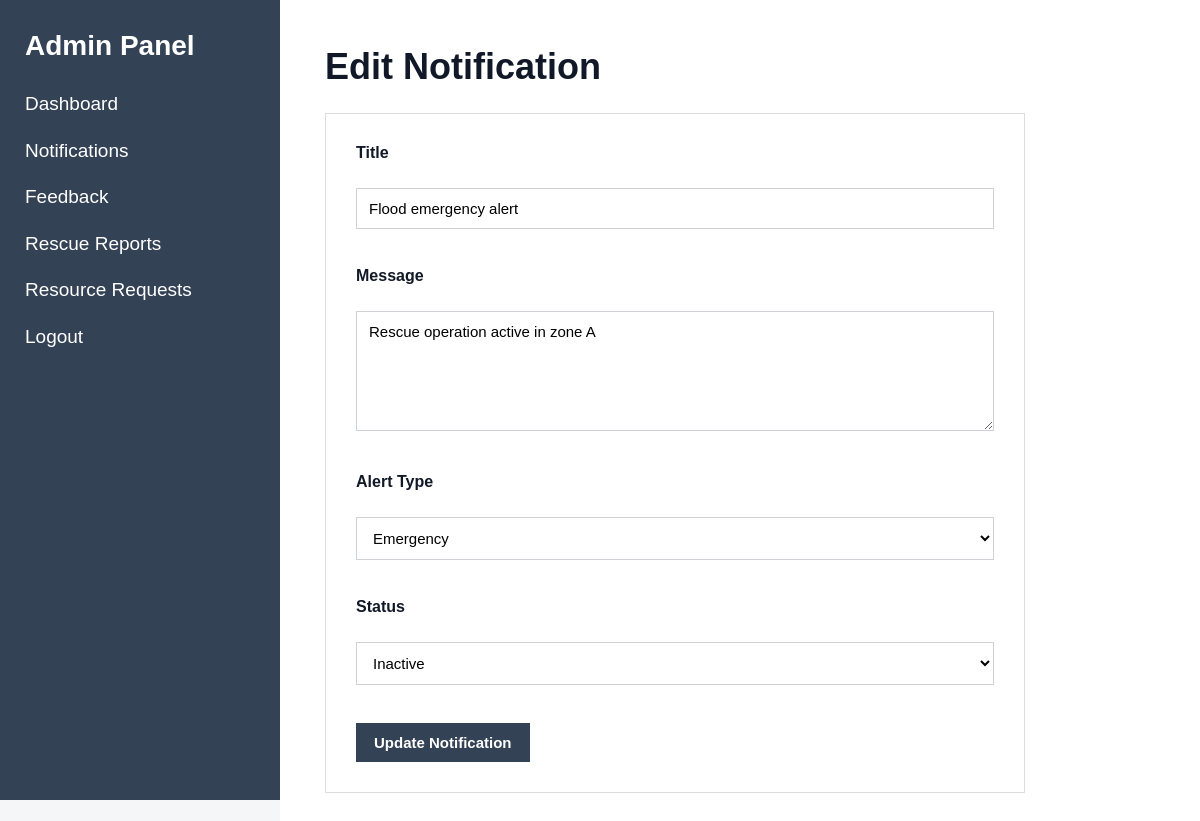
Page /index.php?page=notification-edit&id=2 (signed in) on the committed database.
### tables this page shows
CREATE TABLE `notifications` (
  `id` int(11) NOT NULL,
  `created_by` int(11) NOT NULL,
  `title` varchar(150) NOT NULL,
  `message` text NOT NULL,
  `alert_type` enum('normal','important','emergency') NOT NULL DEFAULT 'normal',
  `status` enum('active','inactive') NOT NULL DEFAULT 'active',
  `created_at` timestamp NOT NULL DEFAULT current_timestamp(),
  `updated_at` timestamp NOT NULL DEFAULT current_timestamp() ON UPDATE current_timestamp()
);

### models/NotificationModel.php (called while the page is built, shortened)
<?php
function getNotificationById($conn, $id)
{
    $sql = "SELECT *
            FROM notifications
            WHERE id = ?
            LIMIT 1";
    $stmt = mysqli_prepare($conn, $sql);
    mysqli_stmt_bind_param($stmt, "i", $id);
    mysqli_stmt_execute($stmt);
    $result = mysqli_stmt_get_result($stmt);
    $notification = mysqli_fetch_assoc($result);
    return $notification;
}

### views/admin/notifications/edit.php (the view, shortened to what this page needs)
<?php require_once "views/partials/header.php"; ?>
<?php require_once "views/partials/sidebar.php"; ?>
<div class="content">
    <h1>Edit Notification</h1>
    <form
        method="POST"
        action="index.php?page=notification-edit&id=<?php echo (int)$notification['id']; ?>"
    >
        <div>
            <label for="title">
                Title
            </label>
            <br>
            <input
                type="text"
                id="title"
                name="title"
                maxlength="150"
                value="<?php echo htmlspecialchars($notification['title']); ?>"
                required
            >
        </div>
        <br>
        <div>
            <label for="message">
                Message
            </label>
            <br>
            <textarea
                id="message"
                name="message"
                rows="5"
                required
            ><?php echo htmlspecialchars($notification['message']); ?></textarea>
        </div>
        <br>
        <div>
            <label for="alert_type">
                Alert Type
            </label>
            <br>
            <select
                id="alert_type"
                name="alert_type"
            >
                <option
                    value="emergency"
                    <?php echo $notification['alert_type'] === 'emergency' ? 'selected' : ''; ?>
                >
                    Emergency
                </option>
            </select>
        </div>
        <br>
        <div>
            <label for="status">
                Status
            </label>
            <br>
            <select
                id="status"
                name="status"
            >
                <option
                    value="inactive"
                    <?php echo $notification['status'] === 'inactive' ? 'selected' : ''; ?>
                >
                    Inactive
                </option>
            </select>
        </div>
        <br>
        <button type="submit">
            Update Notification
        </button>
    </form>
</div>
<?php require_once "views/partials/footer.php"; ?>

### assets/css/style.css (style rules this page uses)
* { box-sizing: border-box; }
body { margin: 0; font-family: Arial, Helvetica, sans-serif; background: #f5f6f8; color: #1f2937; }
.content { margin-left: 280px; padding: 45px; min-height: 100vh; background: white; }
.content h1 { margin-top: 0; margin-bottom: 20px; font-size: 36px; line-height: 1.2; color: #111827; }
.content>form, .card form { max-width: 700px; }
.content>form { border: 1px solid #dddddd; padding: 30px; margin-top: 25px; background: white; }
.content>form div, .card form div { margin-bottom: 20px; }
label { display: block; margin-bottom: 8px; font-size: 16px; font-weight: bold; color: #111827; }
input, textarea, select { width: 100%; padding: 11px 12px; border: 1px solid #cfd3d8; background: white; font-family: Arial, Helvetica, sans-serif; font-size: 15px; outline: none; }
textarea { min-height: 120px; resize: vertical; }
button { background: #344256; color: white; border: none; padding: 11px 18px; font-family: Arial, Helvetica, sans-serif; font-size: 15px; font-weight: 600; cursor: pointer; }

### rows in the picture
notifications: title "Flood emergency alert", message "Rescue operation active in zone A", alert_type "Emergency", status "Inactive"
